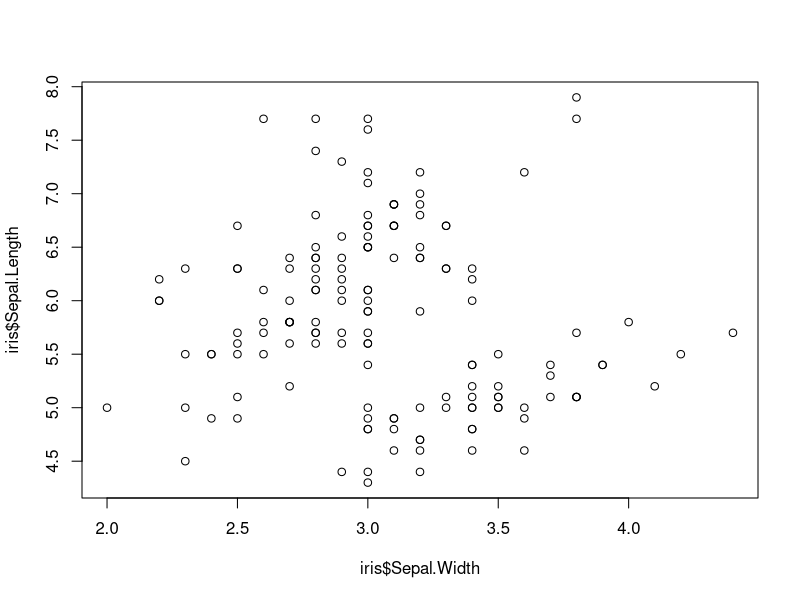
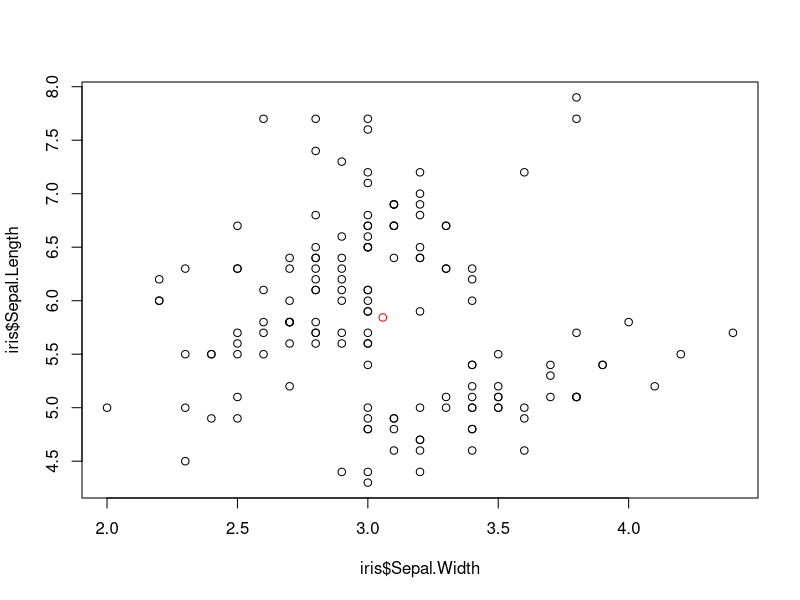
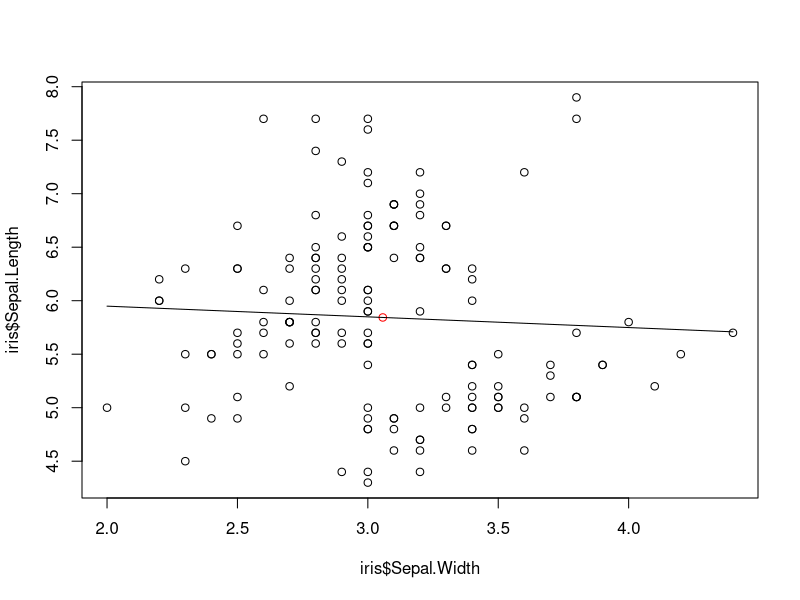
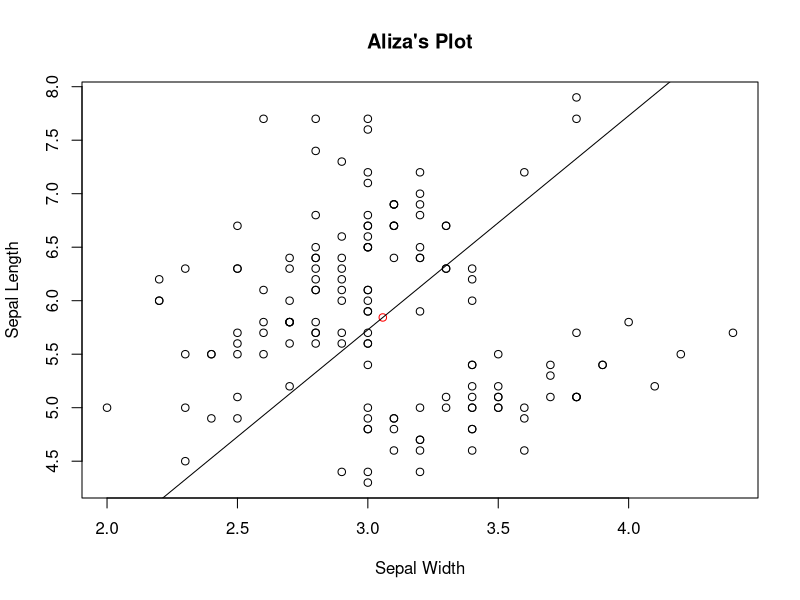

R code for these plots, in order:
## ---- chunk 1
knitr::opts_chunk$set(echo = TRUE)
## ---- chunk 2
data("iris")
## ---- chunk 3
#preview dataset
head(iris)
## ---- chunk 4
#selecting column
iris$Petal.Length
## ---- chunk 5
#calculate mean
mean(iris$Petal.Width)

## ---- chunk 6
#sd
sd(iris$Petal.Width)
## ---- chunk 7
#simple plot
plot(x = iris$Sepal.Width, y = iris$Sepal.Length)
## ---- chunk 8
#finding center of the data
data_center_x = mean(iris$Sepal.Width)
data_center_y = mean(iris$Sepal.Length)
c(data_center_x, data_center_y)
## ---- chunk 9
#add points to existing plot
plot(x = iris$Sepal.Width, y = iris$Sepal.Length)
points(x = data_center_x, y = data_center_y, col = "red")
## ---- chunk 10
#loading custum function to calculate y-value along any line which I know the slope and coords of a single pt
line_point_slope = function(x, x1, y1, slope)
{
  get_y_intercept = 
    function(x1, y1, slope) 
      return(-(x1 * slope) + y1)
  
  linear = 
    function(x, yint, slope) 
      return(yint + x * slope)
  
  return(linear(x, get_y_intercept(x1, y1, slope), slope))
}
## ---- chunk 11
#trying with numbers
line_point_slope(2, 4, 4, -2)
## ---- chunk 12
#adding curve to existing plot
plot(x = iris$Sepal.Width, y = iris$Sepal.Length)
points(x = data_center_x, y = data_center_y, col = "red")
curve(
  line_point_slope(
    x, 
    data_center_x, 
    data_center_y,
    -0.1), 
  add = TRUE)
## ---- chunk 13
#Making my own graph
#adding curve to existing plot
plot(x = iris$Sepal.Width, y = iris$Sepal.Length, main = "Aliza's Plot", xlab = "Sepal Width", ylab = "Sepal Length")
points(x = data_center_x, y = data_center_y, col = "red")
curve(
  line_point_slope(
    x, 
    data_center_x, 
    data_center_y,
    2), 
  add = TRUE)
